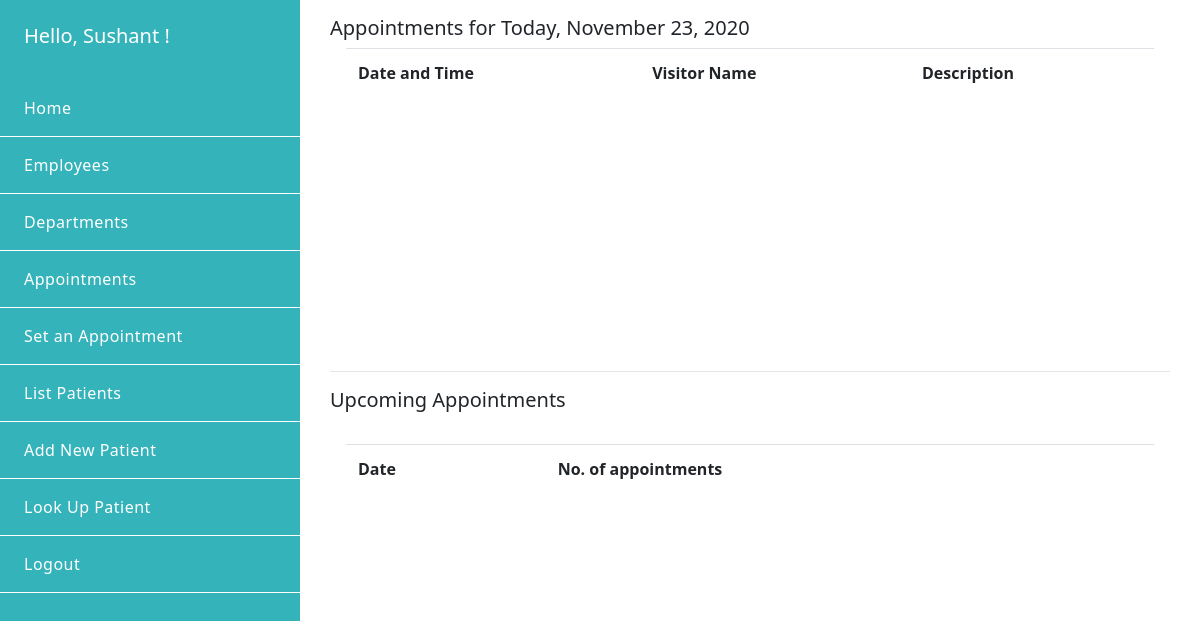
/home/ (signed in), run on an earlier commit of the app's database.
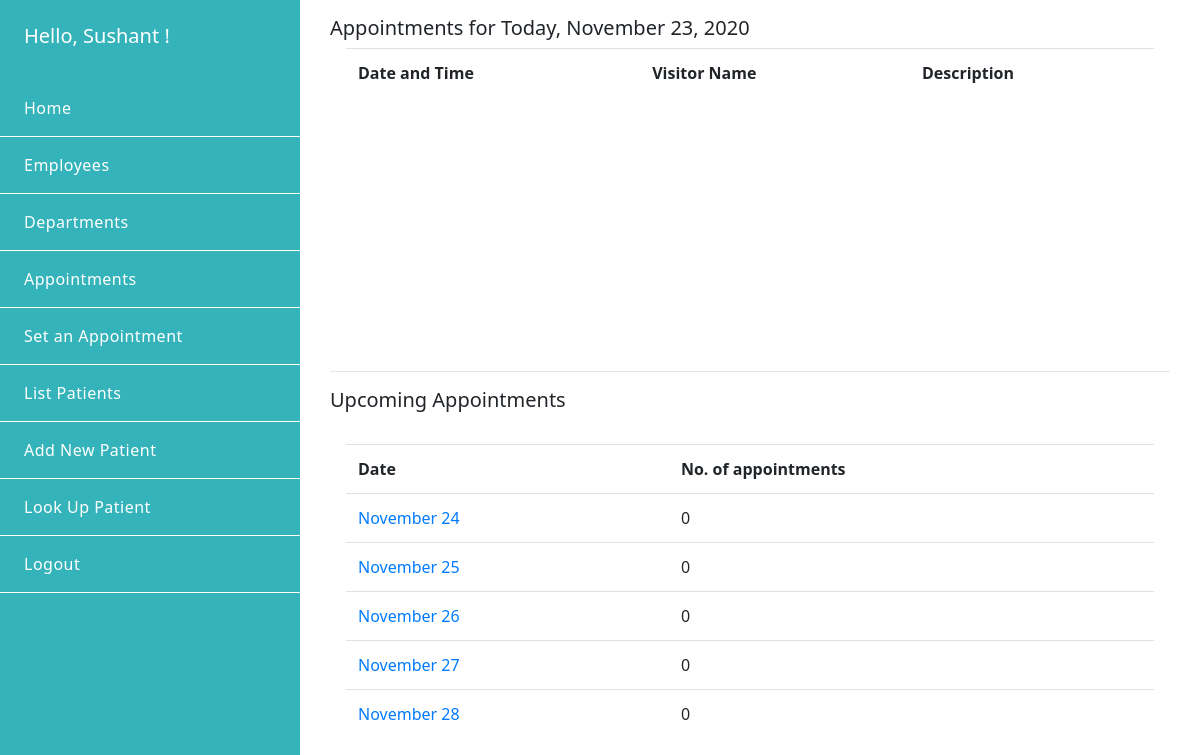
And on a later commit of the database.
### emr/models.py (models this page shows, shortened)
class Day(models.Model):
    id = models.AutoField(primary_key=True)
    number = models.IntegerField()
    month = models.CharField(max_length=20)
    month_number = models.IntegerField()
    created_at = models.DateTimeField(auto_now_add=True)
    class Meta:
        ordering = ('created_at',)
    def get_absolute_url(self):
        return reverse('view_day', args=[self.id])

### emr/views.py (the view)
# urls.py: 2. Add a URL to urlpatterns:  path('', views.home, name='home')
@login_required
def home(request):
    today_appointments = []
    day_dates = {}
    upcoming_days = []
    today = date.today()
    today_date = today.strftime("%B %d, %Y")
    appointments = Appointment.objects.all()
    for appointment in appointments:
        appointment_date = appointment.date_time
        appointment_date_formatted = appointment_date.strftime("%B %d, %Y")
        if appointment_date_formatted == today_date:
            today_appointments.append(appointment)
    days = Day.objects.all()
    for day in days:
        day_date = datetime.date(2020,day.month_number,day.number)
        day_dates[day] = day_date
    for day,day_date in day_dates.items():
        if day_date > date.today():
            upcoming_days.append(day)
    template = 'emr/home.html'
    context = {'today_date': today_date, 'today_appointments': today_appointments,'upcoming_days': upcoming_days}
    return render(request,template,context)

### emr/templates/emr/home.html (shortened to what this page needs)
{% extends 'backend_base.html' %}
{% block content %}
  <div class="container py-3 appointment-container">
    <h5> Appointments for Today, {{today_date}}</h5>
    <div class="article appointment-section">
        <table class="table homepage-table">
        <tr>
            <th>Date and Time</th>
            <th>Visitor Name</th>
            <th>Description</th>
        </tr>
        </table>
    </div>
    <hr/>
   <h5> Upcoming Appointments</h5>
    <div class="article appointment-section">
        <table class="table mt-4">
        <tr>
            <th>Date</th>
            <th>No. of appointments</th>
        </tr>
        {% for day in upcoming_days %}
        <tr>
            <td><a href="{{day.get_absolute_url }}"> <span>{{day.month}} {{day.number}}</span></td>
            <td><span>{{day.appointments.count}}</span></a></td>
        </tr>
        {% endfor %}
        </table>
    </div>
  </div>
{% endblock %}

What changed in the data, as far as the page shows it:
added Day: month "November", number "24", appointments.count "0"
added Day: month "November", number "25", appointments.count "0"
added Day: month "November", number "26", appointments.count "0"
added Day: month "November", number "27", appointments.count "0"
added Day: month "November", number "28", appointments.count "0"
